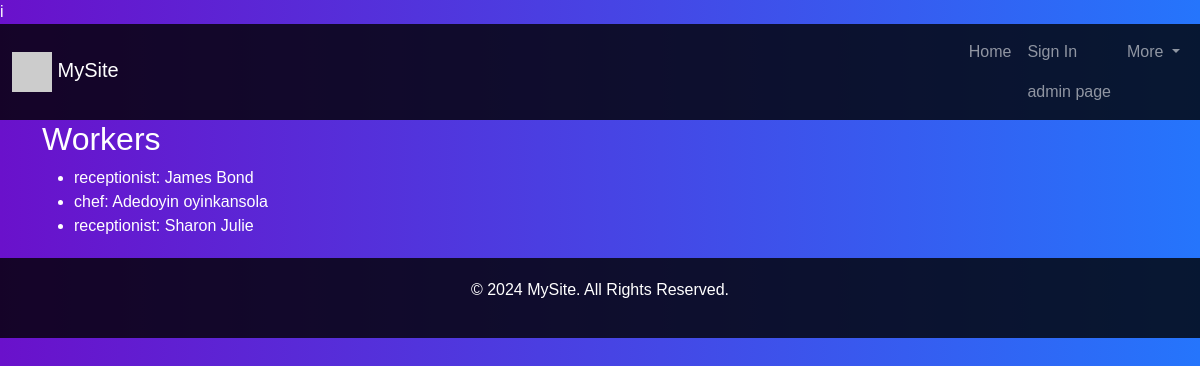
Screenshot of /list_workers with the database file from the repository.
### tables this page shows
CREATE TABLE workers (
                id INTEGER PRIMARY KEY AUTOINCREMENT,
                first_name TEXT NOT NULL,
                second_name TEXT NOT NULL,
                profession TEXT NOT NULL
            );

### app.py (the view)
@app.route('/list_workers')
def list_workers():
    with sqlite3.connect("hotel.db") as conn:
        cursor = conn.cursor()
        cursor.execute("SELECT profession, first_name, second_name FROM workers")
        workers = cursor.fetchall()
    return render_template('list_workers.html', workers=workers)

### templates/list_workers.html (shortened to what this page needs)
i{% extends "base.html" %}
{% block content %}
    <h2>Workers</h2>
    <ul>
        {% for worker in workers %}
            <li>{{ worker[0] }}: {{ worker[1] }} {{ worker[2] }}</li>
        {% endfor %}
    </ul>
{% endblock %}

### templates/base.html (shortened to what this page needs)
<!DOCTYPE html>
<html lang="en">
<head>
    <link href="https://cdn.jsdelivr.net/npm/bootstrap@5.3.0-alpha3/dist/css/bootstrap.min.css" rel="stylesheet">
</head>
<body>
    <nav class="navbar navbar-expand-lg navbar-dark">
        <div class="container-fluid">
            <a class="navbar-brand" href="{{ url_for('home') }}">
                <img src="https://via.placeholder.com/40" alt="Logo">
                MySite
            </a>
            <div class="collapse navbar-collapse" id="navbarNav">
                <ul class="navbar-nav ms-auto">
                    <li class="nav-item">
                        <a class="nav-link" href="{{ url_for('home') }}">Home</a>
                    </li>
                    <li class="nav-item">
                        <a class="nav-link" href="{{ url_for('signin') }}">Sign In</a>
			<a class="nav-link" href="{{ url_for('admin') }}">admin page</a>
                    </li>
                    <li class="nav-item dropdown">
                        <a class="nav-link dropdown-toggle" href="#" role="button" data-bs-toggle="dropdown">
                            More
                        </a>
                    </li>
                </ul>
            </div>
        </div>
    </nav>
    <div class="container">
        {% block content %}
        {% endblock %}
    </div>
    <footer>
        <p>&copy; 2024 MySite. All Rights Reserved.</p>
    </footer>
</body>
</html>

### templates/base.html (style rules this page uses)
body { font-family: Arial, sans-serif; background: linear-gradient(to right, #6a11cb, #2575fc); color: #ffffff; }
.navbar { background-color: rgba(0, 0, 0, 0.8); }
.navbar-brand img { width: 40px; height: 40px; }
footer { text-align: center; padding: 20px; background-color: rgba(0, 0, 0, 0.8); margin-top: 20px; }

### rows the page displays
workers: profession "receptionist", first_name "James", second_name "Bond"
workers: profession "chef", first_name "Adedoyin", second_name "oyinkansola"
workers: profession "receptionist", first_name "Sharon", second_name "Julie"
